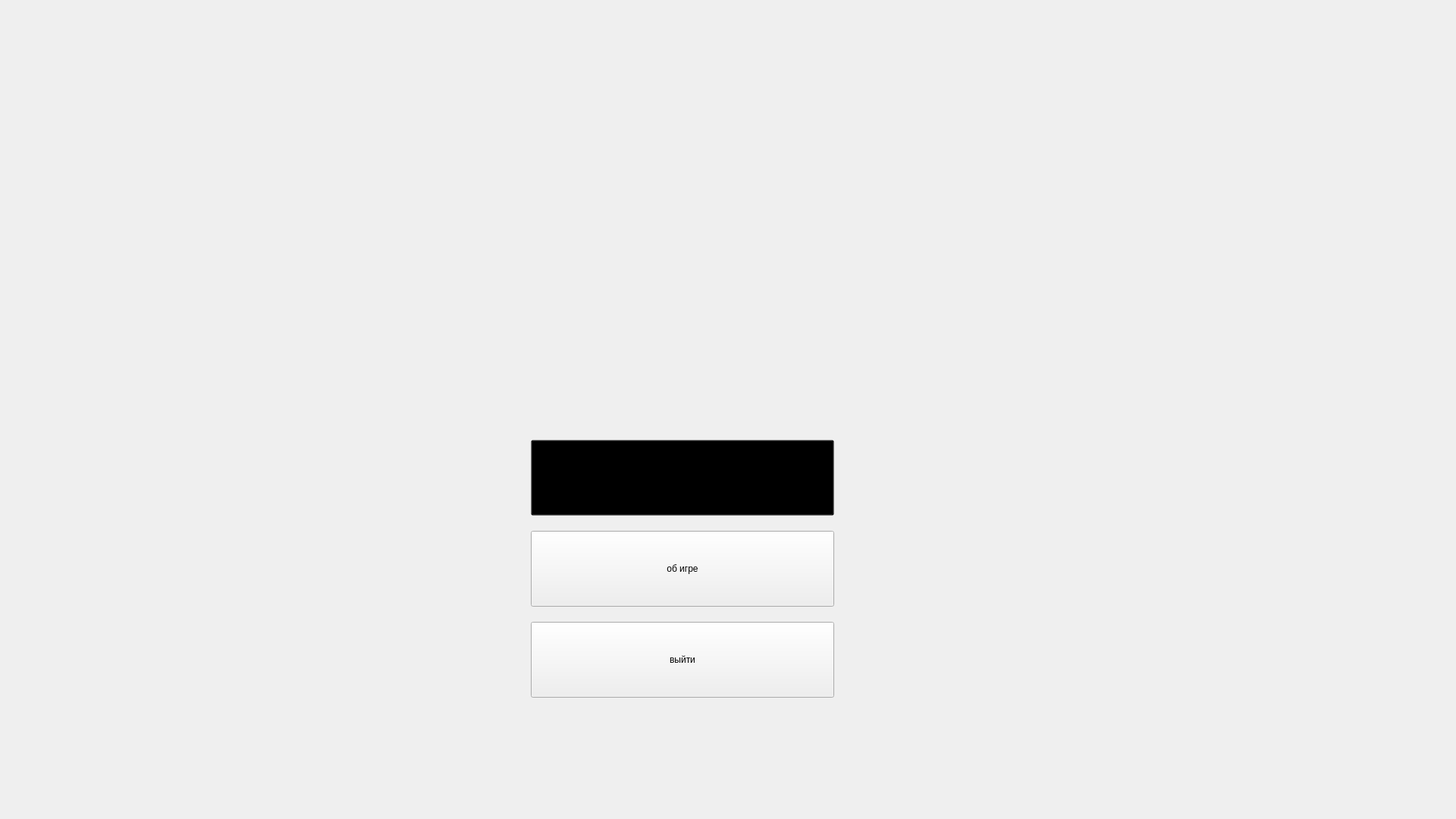
<?xml version="1.0" encoding="UTF-8"?>
<ui version="4.0">
 <class>MainWindow</class>
 <widget class="QMainWindow" name="MainWindow">
  <property name="enabled">
   <bool>true</bool>
  </property>
  <property name="geometry">
   <rect>
    <x>0</x>
    <y>0</y>
    <width>1920</width>
    <height>1080</height>
   </rect>
  </property>
  <property name="windowTitle">
   <string>MainWindow</string>
  </property>
  <widget class="QWidget" name="centralwidget">
   <widget class="QLabel" name="label">
    <property name="geometry">
     <rect>
      <x>0</x>
      <y>0</y>
      <width>1920</width>
      <height>1080</height>
     </rect>
    </property>
    <property name="text">
     <string/>
    </property>
    <property name="pixmap">
     <pixmap>assets/backgrounds/birch_summer.png</pixmap>
    </property>
   </widget>
   <widget class="QPushButton" name="play_button">
    <property name="geometry">
     <rect>
      <x>700</x>
      <y>580</y>
      <width>400</width>
      <height>100</height>
     </rect>
    </property>
    <property name="styleSheet">
     <string notr="true">QPushButton,
QPushButton:default,
QPushButton:hover,
QPushButton:selected,
QPushButton:disabled,
QPushButton:pressed {
    background-color: transparent;
    border-color: transparent;
    color: transparent;
}</string>
    </property>
    <property name="icon">
     <iconset>
      <normaloff>assets/menu/play_button.png</normaloff>assets/menu/play_button.png</iconset>
    </property>
    <property name="iconSize">
     <size>
      <width>400</width>
      <height>100</height>
     </size>
    </property>
    <property name="autoDefault">
     <bool>false</bool>
    </property>
    <property name="default">
     <bool>false</bool>
    </property>
    <property name="flat">
     <bool>false</bool>
    </property>
   </widget>
   <widget class="QPushButton" name="aboutgame_button">
    <property name="geometry">
     <rect>
      <x>700</x>
      <y>700</y>
      <width>400</width>
      <height>100</height>
     </rect>
    </property>
    <property name="text">
     <string>об игре</string>
    </property>
   </widget>
   <widget class="QPushButton" name="exit_button">
    <property name="geometry">
     <rect>
      <x>700</x>
      <y>820</y>
      <width>400</width>
      <height>100</height>
     </rect>
    </property>
    <property name="text">
     <string>выйти</string>
    </property>
   </widget>
  </widget>
 </widget>
 <resources/>
 <connections/>
</ui>
